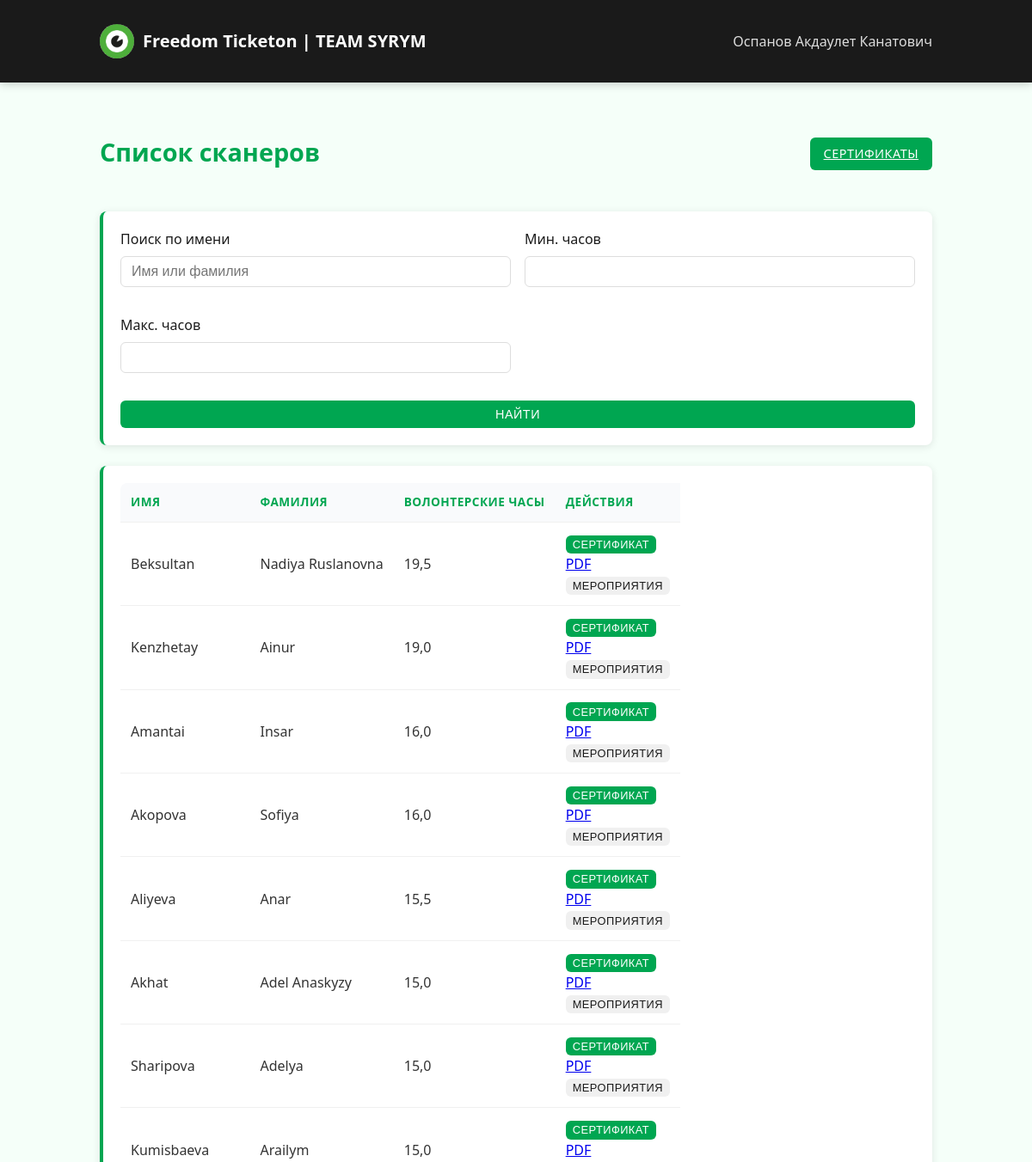
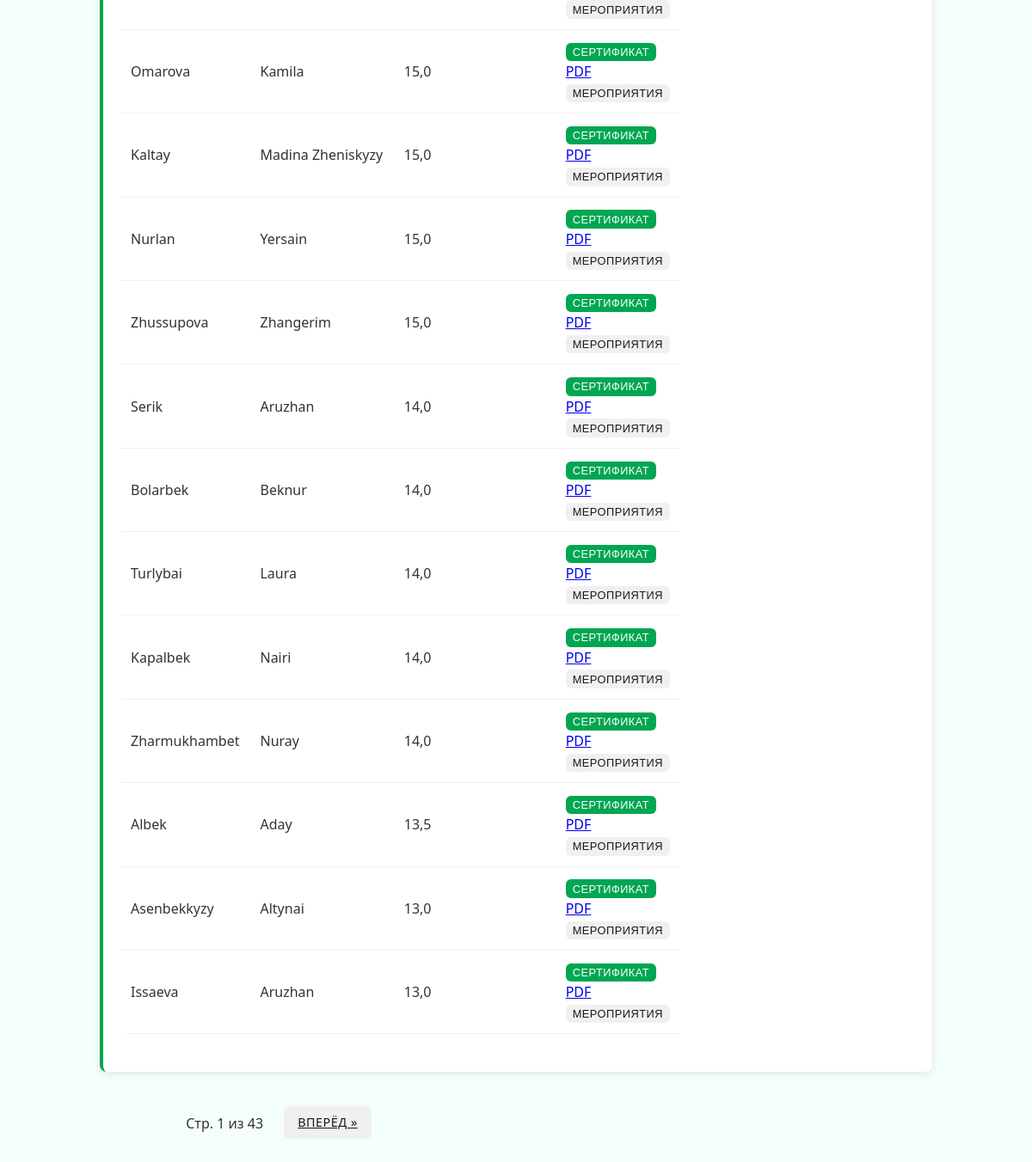
Page /scanners/ (signed in) on the committed database (2 pictures, top to bottom).
### core/models.py (models this page shows, shortened)
class Scanner(models.Model):
    first_name = models.CharField(max_length=100)
    last_name = models.CharField(max_length=100)
    email = models.EmailField(blank=True, null=True)
    created_at = models.DateTimeField(default=timezone.now)

### core/views.py (the view)
# urls.py: path('scanners/', views.all_scanners_list, name='all_scanners_list'),
@team_leader_required
def all_scanners_list(request):
    query = request.GET.get('q', '')
    filter_min_hours = request.GET.get('min_hours', '')
    filter_max_hours = request.GET.get('max_hours', '')
    page_number = request.GET.get('page', '1')
    cache_key = f'scanners_list_{query}_{filter_min_hours}_{filter_max_hours}_{page_number}'
    cached_data = cache.get(cache_key)
    if cached_data:
        return render(request, 'core/all_scanners.html', cached_data)
    scanners = Scanner.objects.all()
    if query:
        scanners = scanners.filter(
            Q(first_name__icontains=query) |
            Q(last_name__icontains=query) |
            Q(email__icontains=query)
        )
    scanners = scanners.annotate(
        total_hours=Coalesce(Sum('eventparticipant__hours_awarded'), 0.0)
    )
    if filter_min_hours:
        scanners = scanners.filter(total_hours__gte=float(filter_min_hours))
    if filter_max_hours:
        scanners = scanners.filter(total_hours__lte=float(filter_max_hours))
    scanners = scanners.order_by('-total_hours', 'last_name', 'first_name')
    paginator = Paginator(scanners, 20)  # 20 сканеров на страницу
    page_obj = paginator.get_page(page_number)
    scanner_ids = [scanner.id for scanner in page_obj.object_list]
    participations = EventParticipant.objects.filter(
        volunteer_id__in=scanner_ids
    ).select_related('event').order_by('-event__date')
    participation_by_scanner = {}
    for p in participations:
        if p.volunteer_id not in participation_by_scanner:
            participation_by_scanner[p.volunteer_id] = []
        participation_by_scanner[p.volunteer_id].append({
            'id': p.event.id,
            'name': p.event.name,
            'date': p.event.date.strftime('%d.%m.%Y'),
            'hours': p.hours_awarded
        })
    scanners_with_hours = []
    for scanner in page_obj.object_list:
        scanners_with_hours.append({
            'id': scanner.id,
            'first_name': scanner.first_name,
            'last_name': scanner.last_name,
            'email': scanner.email,
            'total_hours': scanner.total_hours,
            'events': participation_by_scanner.get(scanner.id, [])
        })
    context = {
        'scanners': scanners_with_hours,
        'query': query,
        'min_hours': filter_min_hours,
        'max_hours': filter_max_hours,
        'page_obj': page_obj
    }
    cache.set(cache_key, context, 300)
    return render(request, 'core/all_scanners.html', context)

### core/models.py (called while the page is built)
def is_team_leader(user):
    return user.groups.filter(name='Тимлидеры').exists()

### core/views.py (called while the page is built)
def is_team_leader_or_admin(user):
    return user.is_authenticated and (user.is_team_leader or user.is_staff)

### templates/core/all_scanners.html (shortened to what this page needs)
{% extends 'base.html' %}
{% block content %}
<div class="flex justify-between items-center mb-3" style="flex-wrap: wrap; gap: 1rem;">
    <h1>Список сканеров</h1>
    <div class="flex gap-2" style="flex-wrap: wrap;">
        <a href="{% url 'scanner_certificates' %}" class="btn btn-success">Сертификаты</a>
    </div>
</div>
<form method="get" class="card mb-3 table-responsive" style="display: flex; flex-wrap: wrap; gap: 1rem; align-items: end;">
    <div style="flex:1; min-width: 180px; width: 100%;">
        <label for="q">Поиск по имени</label>
        <input type="text" id="q" name="q" class="form-control" value="{{ query|default:'' }}" placeholder="Имя или фамилия">
    </div>
    <div style="min-width: 150px; width: calc(50% - 0.5rem);">
        <label for="min_hours">Мин. часов</label>
        <input type="number" id="min_hours" name="min_hours" class="form-control" step="0.5" min="0" value="{{ min_hours|default:'' }}">
    </div>
    <div style="min-width: 150px; width: calc(50% - 0.5rem);">
        <label for="max_hours">Макс. часов</label>
        <input type="number" id="max_hours" name="max_hours" class="form-control" step="0.5" min="0" value="{{ max_hours|default:'' }}">
    </div>
    <div style="min-width: 120px; width: 100%;">
        <button type="submit" class="btn btn-primary" style="width: 100%;">Найти</button>
    </div>
</form>
{% if scanners %}
<div class="card table-responsive">
    <table>
        <thead>
            <tr>
                <th>Имя</th>
                <th>Фамилия</th>
                <th>Волонтерские часы</th>
                <th>Действия</th>
            </tr>
        </thead>
        <tbody>
            {% for scanner in scanners %}
            <tr>
                <td>{{ scanner.first_name }}</td>
                <td>{{ scanner.last_name }}</td>
                <td>{{ scanner.total_hours }}</td>
                <td>
                    <div class="dropdown d-inline-block">
                        <button class="btn btn-success dropdown-toggle" type="button" id="certDropdown{{ scanner.id }}" data-toggle="dropdown" aria-haspopup="true" aria-expanded="false" style="font-size: 0.8rem; padding: 0.2rem 0.5rem;">
                            Сертификат
                        </button>
                        <div class="dropdown-menu" aria-labelledby="certDropdown{{ scanner.id }}">
                            <a class="dropdown-item" href="#" onclick="downloadCertificate({{ scanner.id }}, this); return false;">PDF</a>
                        </div>
                    </div>
                    <button onclick="toggleEvents({{ scanner.id }})" class="btn btn-secondary" style="font-size: 0.8rem; padding: 0.2rem 0.5rem;">Мероприятия</button>
                </td>
            </tr>
            {% endfor %}
        </tbody>
    </table>
</div>
<div class="flex justify-center mt-3" style="flex-wrap: wrap;">
    <nav aria-label="Пагинация" style="width: 100%; max-width: 400px;">
        <ul class="pagination" style="display: flex; gap: 0.5rem; list-style: none; padding: 0; justify-content: center; flex-wrap: wrap;">
            <li style="padding: 0.5rem 1rem; text-align: center;">Стр. {{ page_obj.number }} из {{ page_obj.paginator.num_pages }}</li>
            {% if page_obj.has_next %}
                <li><a href="?page={{ page_obj.next_page_number }}" class="btn btn-secondary">Вперёд &raquo;</a></li>
            {% endif %}
        </ul>
    </nav>
</div>
{% else %}
<div class="card" style="text-align: center; padding: 3rem 1rem;">
    <div style="font-size: 3rem; color: #ccc; margin-bottom: 1rem;">👤</div>
    <h2>Сканеры не найдены</h2>
    <p style="color: #666;">Измените параметры поиска или добавьте новых сканеров в систему</p>
</div>
{% endif %}
{% endblock %}

### templates/base.html (shortened to what this page needs)
{% load static %}
<!DOCTYPE html>
<html lang="ru">
<head>
    <link rel="stylesheet" href="{% static 'css/main.css' %}">
</head>
<body>
    <nav class="navbar">
        <div class="container">
            <div class="navbar-top">
                <a href="{% url 'home' %}" class="navbar-brand">
                    <img src="{% static 'img/freedom_logo.jpg' %}" alt="Freedom Logo" class="logo">
                    <span class="brand-text">Freedom Ticketon | TEAM SYRYM</span>
                </a>
            </div>
            {% if user.is_authenticated %}
            <ul class="navbar-nav" id="mobileMenu">
                <li class="nav-item">
                    <span class="nav-link">{{ user.first_name }} {{ user.last_name }}</span>
                </li>
            </ul>
            {% endif %}
        </div>
    </nav>
    <div class="container mt-3">
        {% block content %}{% endblock %}
    </div>
</body>
</html>

### static/css/main.css (style rules this page uses)
:root { --primary-color: #00a651; --primary-hover: #008442; --accent-color: #4dc075; --light-color: #f5fff9; --dark-color: #1a1a1a; --gray-color: #f0f0f0; --text-color: #333; --danger-color: #d84040; --success-color: #00a651; }
body { font-family: "Segoe UI", -apple-system, BlinkMacSystemFont, Roboto, Oxygen, Ubuntu, sans-serif; background-color: var(--light-color); color: var(--text-color); line-height: 1.5; margin: 0; padding: 0; -webkit-font-smoothing: antialiased; -moz-osx-font-smoothing: grayscale; }
.container { width: 100%; max-width: 1000px; margin: 0 auto; padding: 1rem; box-sizing: border-box; }
.card { background: white; border-radius: 8px; box-shadow: 0 2px 10px rgba(0, 0, 0, 0.1); padding: 20px; margin-bottom: 20px; border-left: 4px solid var(--primary-color); overflow: hidden; }
h1, h2, h3 { color: var(--dark-color); font-weight: 600; word-wrap: break-word; }
h1 { font-size: 1.8rem; margin-bottom: 1.5rem; color: var(--primary-color); }
.form-control { display: block; width: 100%; padding: 0.5rem 0.75rem; border: 1px solid #ddd; border-radius: 6px; margin-bottom: 1rem; font-size: 1rem; transition: all 0.2s ease; box-sizing: border-box; }
label { display: block; margin-bottom: 0.5rem; font-weight: 500; color: var(--dark-color); }
.btn { padding: 0.5rem 1rem; border-radius: 6px; border: none; cursor: pointer; font-weight: 500; transition: background-color 0.2s, transform 0.1s; text-transform: uppercase; letter-spacing: 0.5px; font-size: 0.9rem; display: inline-block; text-align: center; }
.btn-primary { background-color: var(--primary-color); color: white; }
.btn-secondary { background-color: var(--gray-color); color: var(--dark-color); }
.btn-success { background-color: var(--success-color); color: white; }
table { width: 100%; border-collapse: collapse; margin-bottom: 1.5rem; background-color: white; border-radius: 8px; overflow-x: auto; display: block; }
th, td { padding: 0.75rem; text-align: left; border-bottom: 1px solid var(--gray-color); }
th { font-weight: 600; background-color: #f9fafc; color: var(--primary-color); text-transform: uppercase; font-size: 0.85rem; letter-spacing: 0.5px; }
.mb-3 { margin-bottom: 1.5rem; }
.mt-3 { margin-top: 1.5rem; }
.flex { display: flex; }
.items-center { align-items: center; }
.justify-between { justify-content: space-between; }
.gap-2 { gap: 1rem; }
.navbar { background-color: var(--dark-color); color: white; padding: 0.75rem 0; box-shadow: 0 2px 10px rgba(0,0,0,0.2); position: relative; }
.navbar .container { display: flex; justify-content: space-between; align-items: center; }
.navbar-brand { font-size: 1.25rem; font-weight: 600; color: white; text-decoration: none; display: flex; align-items: center; }
.navbar-nav { display: flex; list-style: none; margin: 0; padding: 0; }
.nav-item { margin-left: 1.5rem; }
.nav-link { color: rgba(255, 255, 255, 0.85); text-decoration: none; transition: color 0.2s; position: relative; padding: 0.5rem 0; }
.nav-link::after { content: ''; position: absolute; bottom: 0; left: 0; width: 0; height: 2px; background-color: var(--primary-color); transition: width 0.3s; }

### templates/base.html (style rules this page uses)
.logo { width: 40px; height: 40px; margin-right: 10px; border-radius: 50%; }
.navbar-brand { display: flex; align-items: center; }

### rows in the picture
Scanner: first_name "Beksultan", last_name "Nadiya Ruslanovna"
Scanner: first_name "Kenzhetay", last_name "Ainur"
Scanner: first_name "Amantai", last_name "Insar"
Scanner: first_name "Akopova", last_name "Sofiya"
Scanner: first_name "Aliyeva", last_name "Anar"
Scanner: first_name "Akhat", last_name "Adel Anaskyzy"
Scanner: first_name "Sharipova", last_name "Adelya"
Scanner: first_name "Kumisbaeva", last_name "Arailym"
Scanner: first_name "Omarova", last_name "Kamila"
Scanner: first_name "Kaltay", last_name "Madina Zheniskyzy"
Scanner: first_name "Nurlan", last_name "Yersain"
Scanner: first_name "Zhussupova", last_name "Zhangerim"
Scanner: first_name "Serik", last_name "Aruzhan"
Scanner: first_name "Bolarbek", last_name "Beknur"
Scanner: first_name "Turlybai", last_name "Laura"
Scanner: first_name "Kapalbek", last_name "Nairi"
Scanner: first_name "Zharmukhambet", last_name "Nuray"
Scanner: first_name "Albek", last_name "Aday"
Scanner: first_name "Asenbekkyzy", last_name "Altynai"
Scanner: first_name "Issaeva", last_name "Aruzhan"

### other values in the picture
{{ user.first_name }} "Оспанов"
{{ user.last_name }} "Акдаулет Канатович"
{{ scanner.total_hours }} "19,5" "19,0" "16,0" "16,0" "15,5" "15,0" "15,0" "15,0" "15,0" "15,0" "15,0" "15,0" "14,0" "14,0" "14,0" "14,0" "14,0" "13,5" "13,0" "13,0"
{{ page_obj.number }} "1"
{{ page_obj.paginator.num_pages }} "43"
